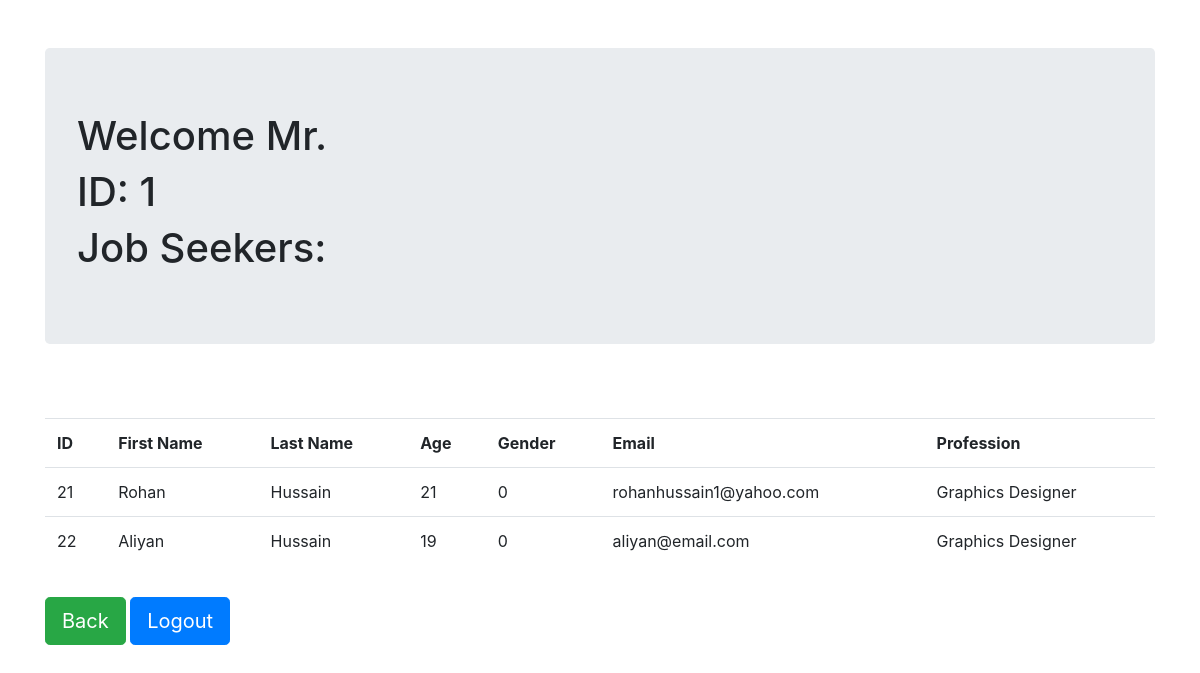
Page /employer/panel/view_js/index.php (signed in) on the earlier database version.
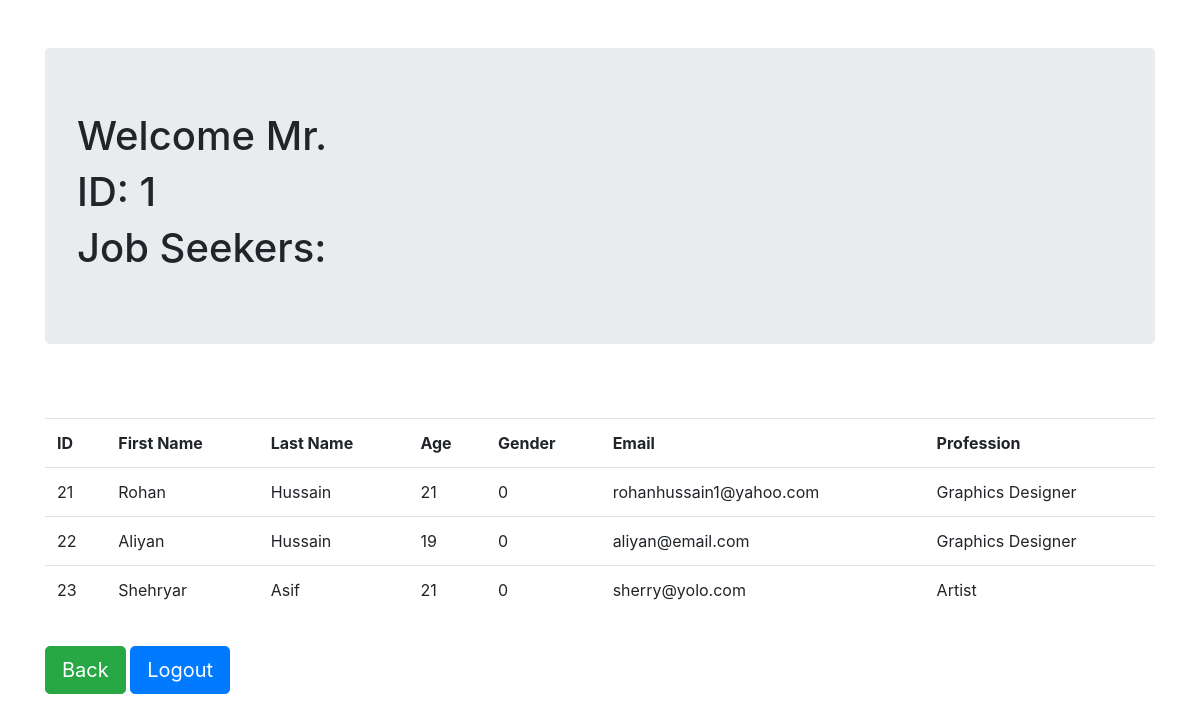
Same page on the later database version.
### tables this page shows
CREATE TABLE IF NOT EXISTS `jobseekers` (
  `js_id` int(255) NOT NULL AUTO_INCREMENT,
  `firstname` varchar(100) NOT NULL,
  `lastname` varchar(100) NOT NULL,
  `age` int(3) NOT NULL,
  `gender` int(1) NOT NULL,
  `email` varchar(100) NOT NULL,
  `profession` varchar(100) NOT NULL,
  `address` varchar(500) NOT NULL,
  `password` varchar(150) NOT NULL,
  `experience` int(100) NOT NULL DEFAULT '0',
  `education` int(100) NOT NULL DEFAULT '0',
  `employment_status` tinyint(1) NOT NULL DEFAULT '0',
  `blocked` tinyint(1) NOT NULL DEFAULT '0',
  PRIMARY KEY (`js_id`)
);

### prename.php (called while the page is built, shortened)
<?php
        if($tableName=='jobseekers')
            $idType='js_id';
        else
            $idType='emp_id';
        $sql = "SELECT `firstname`,`gender` FROM `$tableName` WHERE `$idType`=" . $_SESSION['user'] . " LIMIT 0,1";
        $result = mysqli_query($conn,$sql);
        $row=mysqli_fetch_assoc($result);
        if($row['gender']==0) {
            $prename=' Mr.';
        } else if ($row['gender']==1) {
            $prename=' Ms.';
        } else {
            $prename='';
        }
?>

### employer/panel/view_js/index.php (the view, shortened to what this page needs)
<?php
    require('../../../connect.php');
    $tableName='employers';
    require('../../../prename.php');
?>
<!DOCTYPE html>
<html>
<head>
    <link rel="stylesheet" href="https://maxcdn.bootstrapcdn.com/bootstrap/4.5.2/css/bootstrap.min.css">
</head>
<body>
<div class='container pt-5'>
    <div class="jumbotron">
    <h1>Welcome<?php echo $prename . ' ' . $name; ?></h1>
    <h1>ID:<?php echo ' ' . $_SESSION['user']; ?></h1>
    <h1>Job Seekers:</h1>
    </div>
    <div class="alert <?php echo $errorClass; ?>" role="alert">
    </div>
    <table class="table">
        <thead>
            <tr>
                <td><b>ID</b></td>
                <td><b>First Name</b></td>
                <td><b>Last Name</b></td>
                <td><b>Age</b></td>
                <td><b>Gender</b></td>
                <td><b>Email</b></td>
                <td><b>Profession</b></td>
            </tr>
        </thead>
        <?php
        $sql2 = "SELECT * FROM `jobseekers`";
        $result2 = mysqli_query($conn,$sql2);
        while($row2 = mysqli_fetch_assoc($result2))
        {
            $js_id = $row2['js_id'];
            $firstname = $row2['firstname'];
            $lastname = $row2['lastname'];
            $age = $row2['age'];
            $gender = $row2['gender'];
            $email = $row2['email'];
            $profession = $row2['profession'];
        print "<tr>";
            print "<td>" . $js_id . "</td>";
            print "<td>" . $firstname . "</td>";
            print "<td>" . $lastname . "</td>";
            print "<td>" . $age . "</td>";
            print "<td>" . $gender . "</td>";
            print "<td>" . $email . "</td>";
            print "<td>" . $profession. "</td>";
        print "</tr>";
        }
        ?>
    </table>
    <div class="btn-group btn-group-lg mt-3">
    <button type="button" onClick="window.location='../index.php';" class="btn btn-success">Back</button>
    </div>
    <div class="btn-group btn-group-lg mt-3">
    <button type="button" onClick="window.location='../logout.php';" class="btn btn-primary">Logout</button>
    </div>
</div>
</body>
</html>

Differences in the rows shown:
added jobseekers: js_id "23", firstname "Shehryar", lastname "Asif", age "21", gender "0", email "sherry@yolo.com", profession "Artist"
